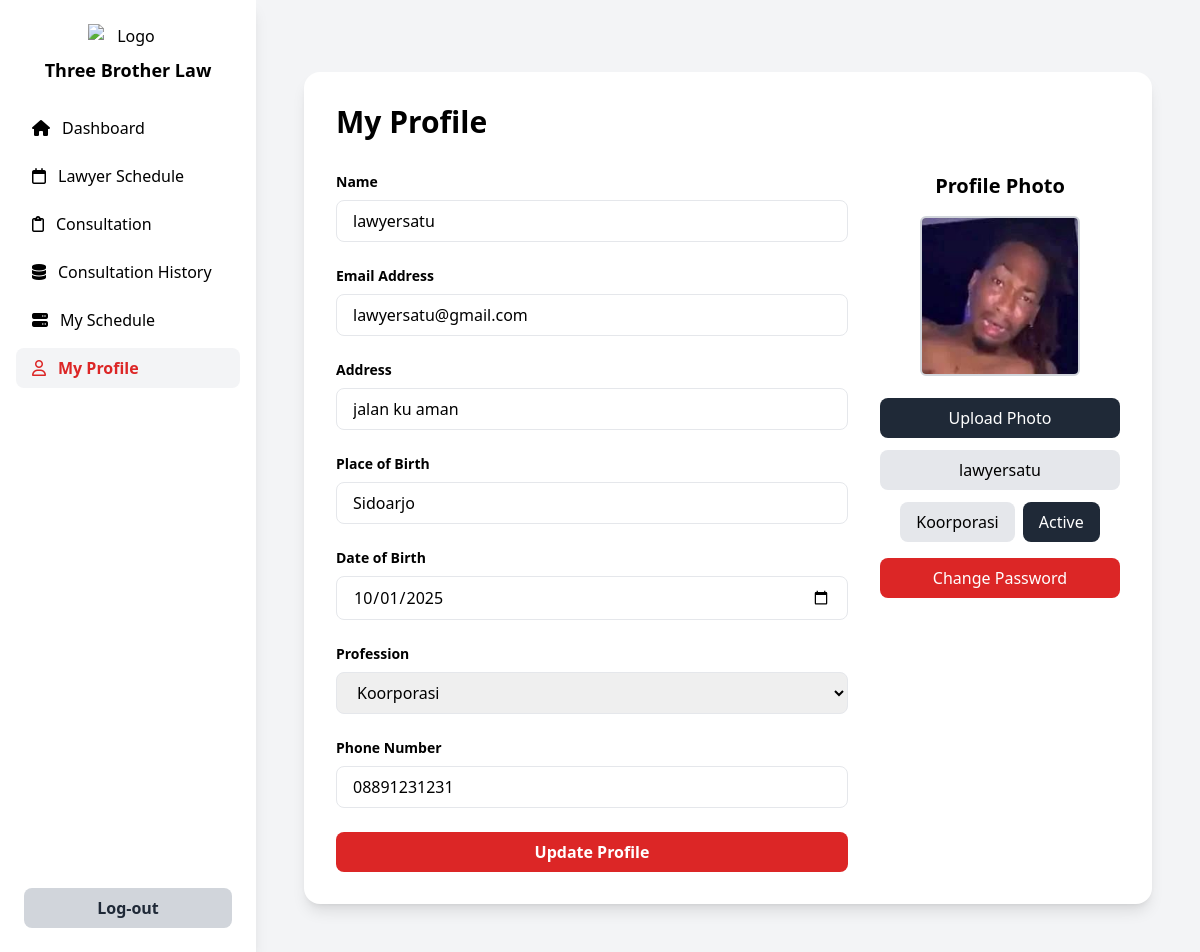
Page /pengacara/my-profile/my-profile.php (signed in) on the earlier database version.
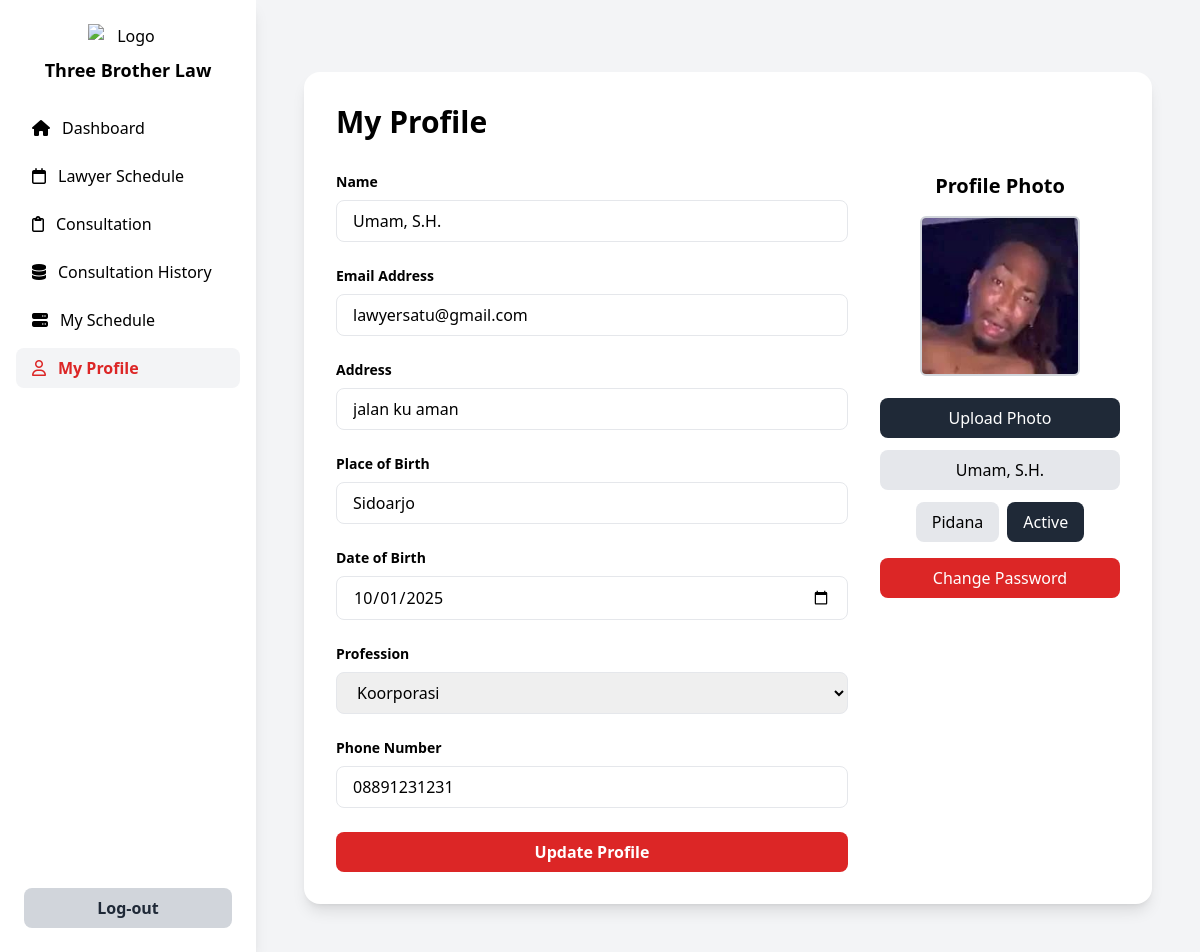
Same page on the later database version.
### tables this page shows
CREATE TABLE `lawyers` (
  `id` int NOT NULL,
  `user_id` int NOT NULL,
  `full_name` varchar(100) NOT NULL,
  `email` varchar(100) NOT NULL,
  `address` varchar(255) DEFAULT NULL,
  `birth_place` varchar(100) DEFAULT NULL,
  `birth_date` date DEFAULT NULL,
  `profession` varchar(100) DEFAULT NULL,
  `phone` varchar(20) DEFAULT NULL,
  `created_at` timestamp NULL DEFAULT CURRENT_TIMESTAMP,
  `updated_at` timestamp NULL DEFAULT CURRENT_TIMESTAMP ON UPDATE CURRENT_TIMESTAMP
);

CREATE TABLE `users` (
  `id` int NOT NULL,
  `username` varchar(50) NOT NULL,
  `email` varchar(100) NOT NULL,
  `password` varchar(255) NOT NULL,
  `profile_picture` varchar(255) DEFAULT NULL,
  `role` enum('Customer','Lawyer','Administrator') DEFAULT 'Customer',
  `created_at` timestamp NULL DEFAULT CURRENT_TIMESTAMP,
  `updated_at` timestamp NULL DEFAULT CURRENT_TIMESTAMP ON UPDATE CURRENT_TIMESTAMP
);

### pengacara/my-profile/my-profile.php (the view, shortened to what the changed rows need)
<?php
require_once '../../config.php';
$current_username = $_SESSION['username'];
try {
    $stmt = $pdo->prepare("
        SELECT l.*, u.username, u.profile_picture
        FROM lawyers l
        JOIN users u ON l.user_id = u.id
        WHERE u.username = :username
    ");
    $stmt->execute(['username' => $current_username]);
    $lawyer = $stmt->fetch(PDO::FETCH_ASSOC);
} catch (PDOException $e) {
    die("Kesalahan: " . $e->getMessage());
}
$profile_picture = !empty($lawyer['profile_picture'])
    ? '../../' . $lawyer['profile_picture']
    : '../../assets/img/profiletbl.png';
?>
<!DOCTYPE html>
<html lang="en">
<head>
  <script src="https://cdn.tailwindcss.com"></script>
  <link rel="stylesheet" href="https://cdnjs.cloudflare.com/ajax/libs/font-awesome/6.4.0/css/all.min.css">
</head>
<body class="bg-gray-100 font-sans">
  <div class="flex min-h-screen">
    <aside class="w-64 bg-white shadow-lg flex flex-col justify-between">
      <div>
        <div class="p-6 text-center">
          <h2 class="text-lg font-bold">Three Brother Law</h2>
        </div>
      </div>
    </aside>
    <main class="flex-1 p-12">
      <div class="bg-white shadow-lg rounded-2xl p-8 mt-6">
        <h1 class="text-3xl font-bold mb-8">My Profile</h1>
        <form method="POST" enctype="multipart/form-data">
          <div class="grid grid-cols-3 gap-8">
            <div class="col-span-2 space-y-6">
              <div>
                <label for="full_name" class="block text-sm font-semibold mb-2">Name</label>
                <input type="text" id="full_name" name="full_name"
                    value="<?= htmlspecialchars($lawyer['full_name'] ?? '') ?>"
                    class="w-full px-4 py-2 border rounded-lg">
              </div>
              <div>
                <label for="email" class="block text-sm font-semibold mb-2">Email Address</label>
                <input type="email" id="email" name="email"
                    value="<?= htmlspecialchars($lawyer['email'] ?? '') ?>"
                    class="w-full px-4 py-2 border rounded-lg">
              </div>
              <div>
                <label for="address" class="block text-sm font-semibold mb-2">Address</label>
                <input type="text" id="address" name="address"
                    value="<?= htmlspecialchars($lawyer['address'] ?? '') ?>"
                    class="w-full px-4 py-2 border rounded-lg">
              </div>
              <div>
                <label for="birth_place" class="block text-sm font-semibold mb-2">Place of Birth</label>
                <input type="text" id="birth_place" name="birth_place"
                    value="<?= htmlspecialchars($lawyer['birth_place'] ?? '') ?>"
                    class="w-full px-4 py-2 border rounded-lg">
              </div>
              <div>
                <label for="birth_date" class="block text-sm font-semibold mb-2">Date of Birth</label>
                <input type="date" id="birth_date" name="birth_date"
                    value="<?= htmlspecialchars($lawyer['birth_date'] ?? '') ?>"
                    class="w-full px-4 py-2 border rounded-lg">
              </div>
              <div>
                <label for="profession" class="block text-sm font-semibold mb-2">Profession</label>
                <select id="profession" name="profession" class="w-full px-4 py-2 border rounded-lg">
                  <option value="Koorporasi" <?= ($lawyer['profession'] ?? '') == 'Koorporasi' ? 'selected' : '' ?>>Koorporasi</option>
                </select>
              </div>
              <div>
                <label for="phone" class="block text-sm font-semibold mb-2">Phone Number</label>
                <input type="text" id="phone" name="phone"
                    value="<?= htmlspecialchars($lawyer['phone'] ?? '') ?>"
                    class="w-full px-4 py-2 border rounded-lg">
              </div>
            </div>
            <div class="text-center">
              <h2 class="text-xl font-bold mb-4">Profile Photo</h2>
              <div class="relative inline-block mb-4">
                <img id="profilePreview" src="<?= htmlspecialchars($profile_picture) ?>"
                    alt="Profile" class="w-40 h-40 mx-auto rounded-md object-cover border-2 border-gray-300">
              </div>
              <button type="submit" name="upload_photo"
                  class="w-full py-2 bg-gray-800 text-white rounded-lg hover:bg-gray-900 mb-3">
                Upload Photo
              </button>
              <p class="bg-gray-200 px-4 py-2 rounded-lg mb-3">
                <?= htmlspecialchars($lawyer['full_name'] ?? '') ?>
              </p>
              <div class="flex justify-center space-x-2 mb-4">
                <span class="px-4 py-2 bg-gray-200 rounded-lg">
                  <?= htmlspecialchars($lawyer['profession'] ?? 'Not Set') ?>
                </span>
                <span class="px-4 py-2 bg-gray-800 text-white rounded-lg">Active</span>
              </div>
              <button type="button" onclick="openChangePasswordModal()"
                  class="w-full py-2 bg-red-600 text-white rounded-lg hover:bg-red-700">
                Change Password
              </button>
            </div>
          </div>
        </form>
      </div>
    </main>
  </div>
</body>
</html>

Differences in the rows shown:
changed lawyers "lawyersatu@gmail.com": full_name "lawyersatu" → "Umam, S.H."; profession "Koorporasi" → "Pidana"; profession "Koorporasi" → (not shown)
Other differences:
form field profession: (not shown) → "Koorporasi"
